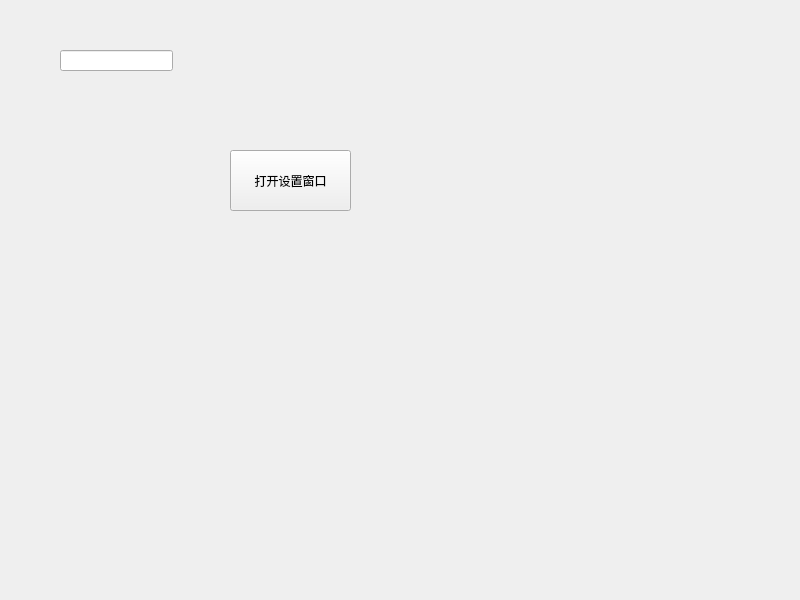
<?xml version="1.0" encoding="UTF-8"?>
<ui version="4.0">
 <class>Widget</class>
 <widget class="QWidget" name="Widget">
  <property name="geometry">
   <rect>
    <x>0</x>
    <y>0</y>
    <width>800</width>
    <height>600</height>
   </rect>
  </property>
  <property name="windowTitle">
   <string>Widget</string>
  </property>
  <widget class="QPushButton" name="btnOpen">
   <property name="geometry">
    <rect>
     <x>230</x>
     <y>150</y>
     <width>121</width>
     <height>61</height>
    </rect>
   </property>
   <property name="text">
    <string>打开设置窗口</string>
   </property>
  </widget>
  <widget class="QLineEdit" name="lineEdit">
   <property name="geometry">
    <rect>
     <x>60</x>
     <y>50</y>
     <width>113</width>
     <height>21</height>
    </rect>
   </property>
  </widget>
 </widget>
 <resources/>
 <connections/>
</ui>
